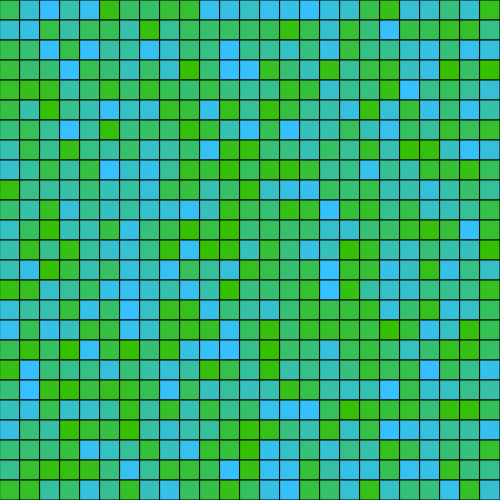
Frame 1 (no input)
Frame 60 (no input): identical to frame 1, image omitted
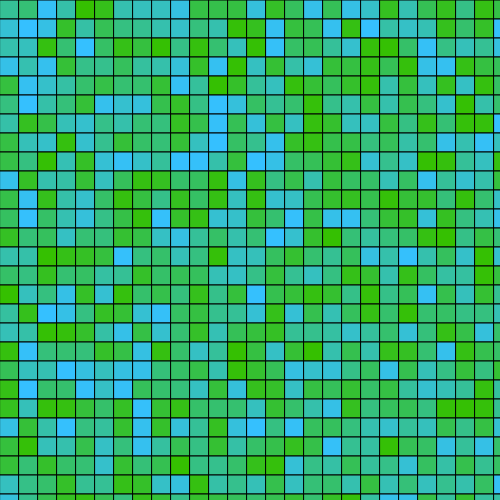
Frame 120 (the mouse pressed at the canvas centre since frame 60)

The p5.js sketch that drew these frames (run headless with seeded random() and noise() and a simulated clock; from frame 60 on, the mouse is pressed at the canvas centre):

// p5.js sketch
// ── sketch.js
// Multi-Colored Grid
// Treydon Olfert
// March 1st, 2024
//
let size = 20;
let initial = 1;
let randomColor;
let r; let g; let b;
//for future me, make which RGB value is randomly selected for each square then randomize the other 2 and use those for every square and only randomize the third value

function setup() {
  createCanvas(500, 500);
  document.addEventListener("contextmenu", event => event.preventDefault())
  drawGrid();
}

function colorScheme() {
  if (initial === 1) {
    randomColor = int(random(0, 3));
    print(randomColor);
    if (randomColor === 0) {
      g = random(0, 256);
      b = random(0, 256);
    }
    else if (randomColor === 1) {
      r = random(0, 256);
      b = random(0, 256);
    }
    else if (randomColor === 2) {
      r = random(0, 256);
      g = random(0, 256);
    }
    initial = 0;
  }
  if (randomColor === 0) {
    r = random(0,256);
    fill(r,g,b);
  }
  else if (randomColor === 1) {
    g = random(0,256);
    fill(r,g,b);
  }
  else if (randomColor === 2) {
    b = random(0,256);
    fill(r,g,b);
  }
  //print(r, "\n", g, "\n", b, "\n");
}

function drawGrid() {
  for (let x = 0; x < width; x += size) {
    for (let y = 0; y < height; y += size) {
      colorScheme();
      square(x, y, size);
      print(r,g,b);
    }
  }
}

function mousePressed() {
  if (mouseButton === LEFT) {
    if (size !== 2) {
      size--;
      drawGrid();
    }
  }
  else if (mouseButton === RIGHT) {
    if (size !== 500) {
      size++;
      drawGrid();
    }
  }
  print(size);
}

function keyPressed() {
  if (keyCode === ENTER) {
    initial = 1;
  }
  drawGrid();
}

function draw() {
}
